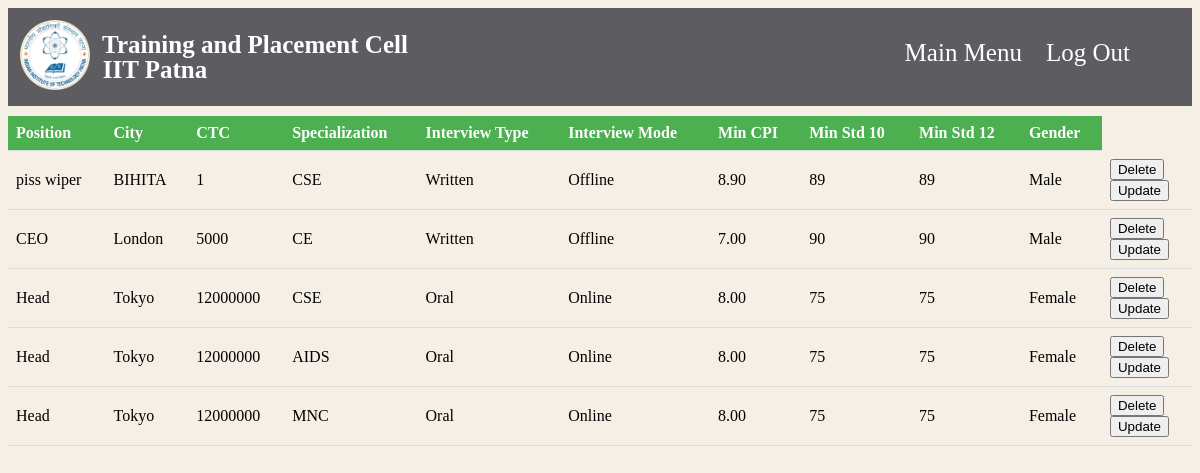
Page /view_job.php (signed in) on the committed database.
### tables this page shows
CREATE TABLE `jobs` (
  `Company` varchar(100) DEFAULT NULL,
  `Position` varchar(100) DEFAULT NULL,
  `City` varchar(100) DEFAULT NULL,
  `CTC` int(11) DEFAULT NULL,
  `Specialization` varchar(100) DEFAULT NULL,
  `InterviewType` varchar(100) DEFAULT NULL,
  `InterviewMode` varchar(100) DEFAULT NULL,
  `MinCPI` decimal(4,2) DEFAULT NULL,
  `MinStd10` int(11) DEFAULT NULL,
  `MinStd12` int(11) DEFAULT NULL,
  `Gender` varchar(100) DEFAULT NULL,
  `jobcode` varchar(50) NOT NULL,
  `offerct` int(11) NOT NULL DEFAULT 0,
  `Year` int(8) NOT NULL
);

### view_job.php (the view, shortened to what this page needs)
<?php
require 'config.php';
$email = $_SESSION['sess_user'];
$sql = "SELECT * FROM jobs where Company = '$email'";
$result = mysqli_query($conn, $sql);
?>
<!DOCTYPE html>
<html>
<head>
    <link rel="stylesheet" href="styles_verify.css?v=<?php echo time(); ?>">
</head>
<body>
<div class="header">
        <a class="logo">
            <div class="header-left">
                <img src="IITP_Logo.png" alt="IIT Patna Logo" width="70px" height="70px">
            </div>
            <div class="header-text">
                Training and Placement Cell
            </div>
            <div class="header-text1">
                IIT Patna
            </div>
        </a>
        <div class="header-right">
            <a href="welcome_company.php">Main Menu</a>
            <a href="logout.php">Log Out</a>
        </div>
    </div>
    <table>
        <thead>
            <tr>
                <th>Position</th>
                <th>City</th>
                <th>CTC</th>
                <th>Specialization</th>
                <th>Interview Type</th>
                <th>Interview Mode</th>
                <th>Min CPI</th>
                <th>Min Std 10</th>
                <th>Min Std 12</th>
                <th>Gender</th>
            </tr>
        </thead>
        <tbody>
            <?php while ($row = mysqli_fetch_assoc($result)) { ?>
                <tr onclick="location.href='job_info.php?jobcode=<?php echo $row['jobcode']; ?>'">
                    <td><?php echo $row['Position']; ?></td>
                    <td><?php echo $row['City']; ?></td>
                    <td><?php echo $row['CTC']; ?></td>
                    <td><?php echo $row['Specialization']; ?></td>
                    <td><?php echo $row['InterviewType']; ?></td>
                    <td><?php echo $row['InterviewMode']; ?></td>
                    <td><?php echo $row['MinCPI']; ?></td>
                    <td><?php echo $row['MinStd10']; ?></td>
                    <td><?php echo $row['MinStd12']; ?></td>
                    <td><?php echo $row['Gender']; ?></td>
                    <td>
                    <form method="post" action="delete_job.php">
                        <button type="submit">Delete</button>
                    </form>
                    <form method="post" action="update_delete_job.php">
                        <button type="submit">Update</button>
                    </form>
                </td>
                </tr>
            <?php } ?>
        </tbody>
    </table>
</body>
</html>

### styles_verify.css (style rules this page uses)
body { background-color: rgb(246, 239, 229); }
.header { overflow: hidden; background-color: #5d5c61; margin-bottom: 10px; }
.header a { float: left; color: rgb(255, 255, 255); text-align: center; padding: 12px; text-decoration: none; font-size: 25px; line-height: 25px; border-radius: 4px; }
.header a.logo { font-size: 25px; font-weight: bold; }
.header-left { float: left; }
.header-right { padding-top: 20px; padding-right: 50px; float: right; }
.header-text { padding-top: 12px; width: 400px; }
.header-text1 { width: 200px; }

### view_job.php (style rules this page uses)
table { border-collapse: collapse; width: 100%; }
th, td { text-align: left; padding: 8px; border-bottom: 1px solid #ddd; }
th { background-color: #4CAF50; color: white; }

### rows in the picture
jobs: Position "piss wiper", City "BIHITA", CTC "1", Specialization "CSE", InterviewType "Written", InterviewMode "Offline", MinCPI "8.90", MinStd10 "89", MinStd12 "89", Gender "Male"
jobs: Position "CEO", City "London", CTC "5000", Specialization "CE", InterviewType "Written", InterviewMode "Offline", MinCPI "7.00", MinStd10 "90", MinStd12 "90", Gender "Male"
jobs: Position "Head", City "Tokyo", CTC "12000000", Specialization "CSE", InterviewType "Oral", InterviewMode "Online", MinCPI "8.00", MinStd10 "75", MinStd12 "75", Gender "Female"
jobs: Position "Head", City "Tokyo", CTC "12000000", Specialization "AIDS", InterviewType "Oral", InterviewMode "Online", MinCPI "8.00", MinStd10 "75", MinStd12 "75", Gender "Female"
jobs: Position "Head", City "Tokyo", CTC "12000000", Specialization "MNC", InterviewType "Oral", InterviewMode "Online", MinCPI "8.00", MinStd10 "75", MinStd12 "75", Gender "Female"
